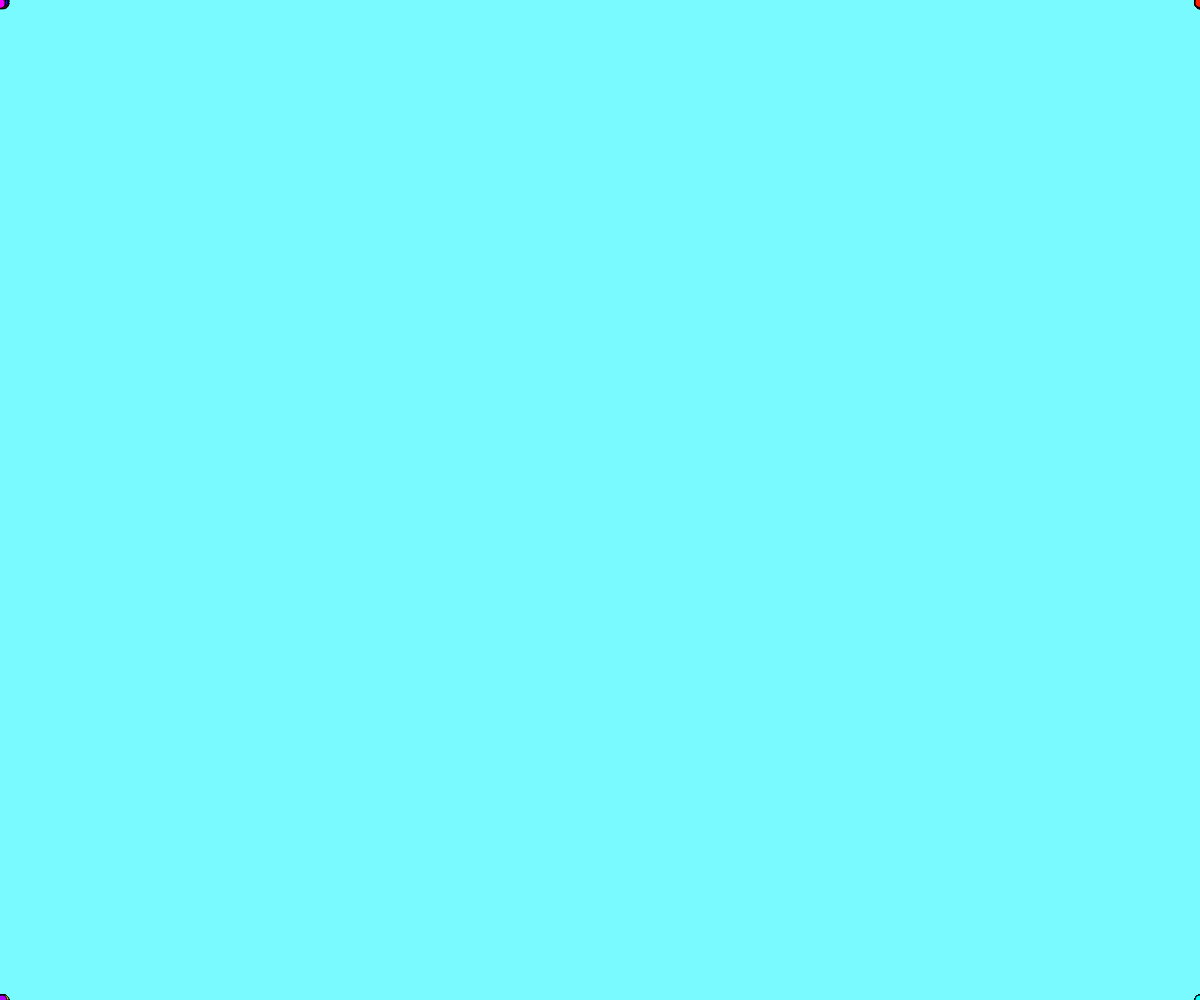
Frame 1 (no input)
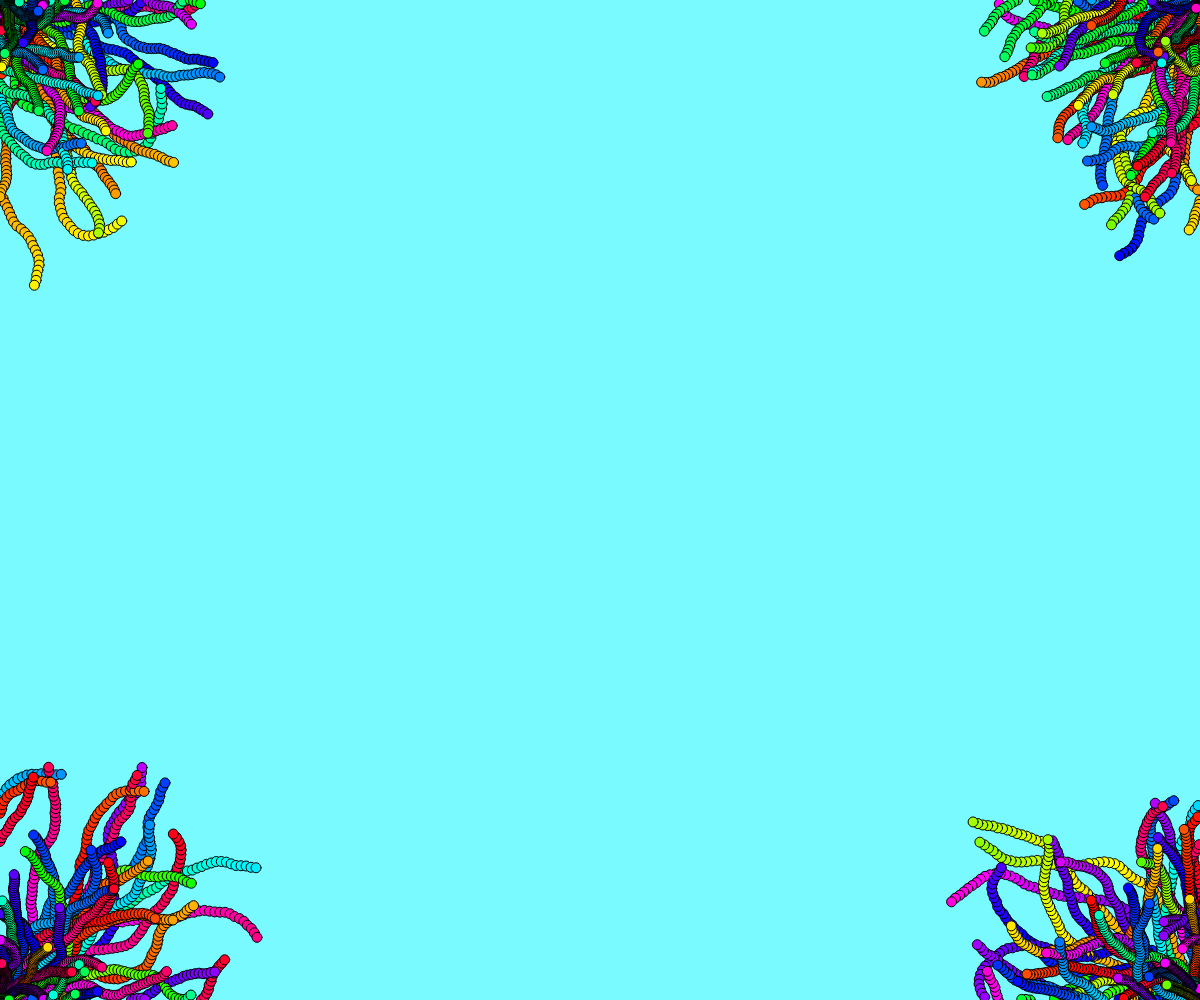
Frame 60 (no input)
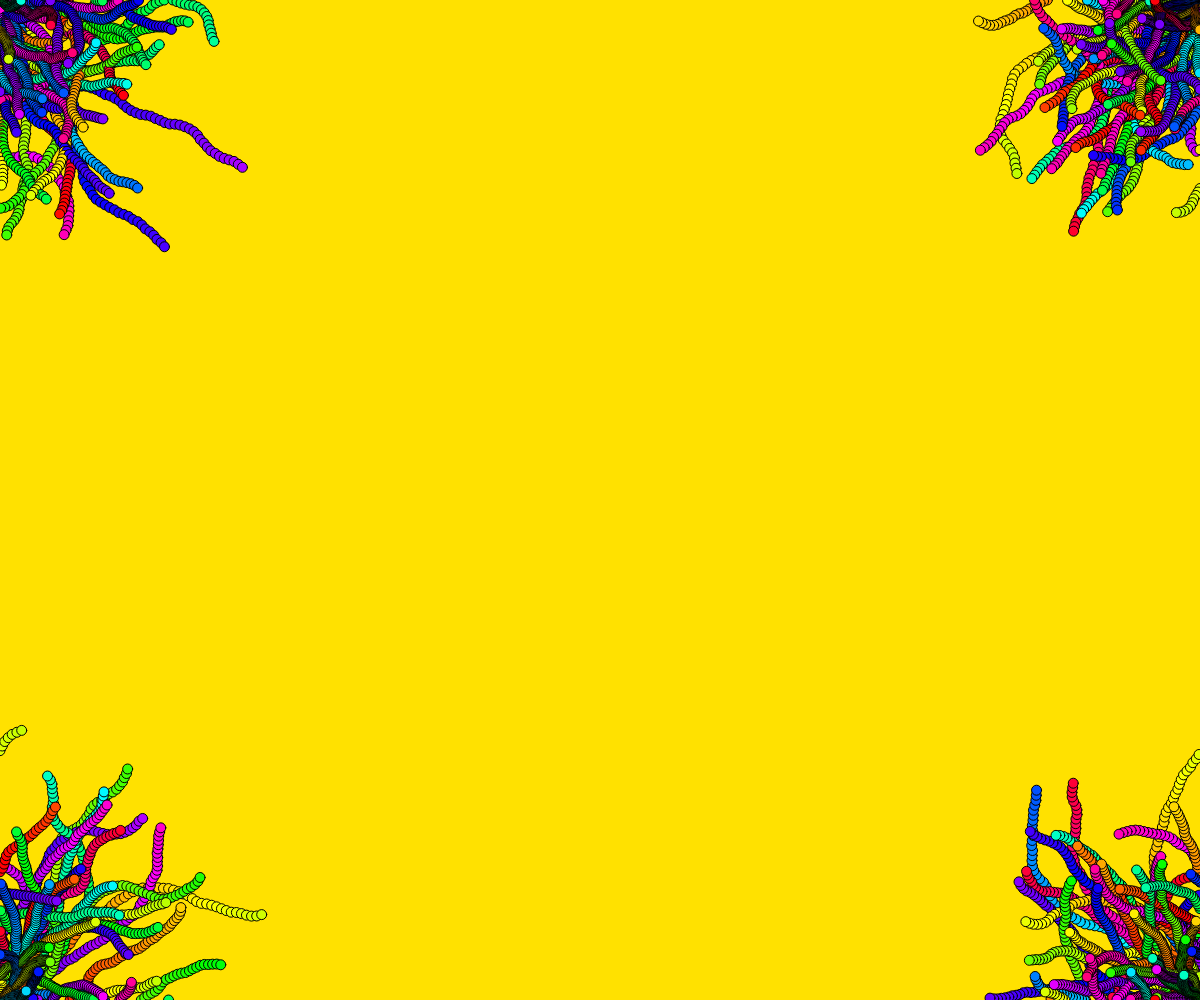
Frame 120 (the mouse pressed at the canvas centre since frame 60)

The p5.js sketch that drew these frames (run headless with seeded random() and noise() and a simulated clock; from frame 60 on, the mouse is pressed at the canvas centre):

// p5.js sketch
// ── sketch.js
function Drawer(x, y) {
	this.pos = createVector(x, y);
	this.vel = createVector(random(-4, 4), random(-4, 4));
	this.size = 10;
	this.c = random(360);

	this.update = function() {
		this.pos.add(this.vel);
		this.vel.rotate(random(-0.3, 0.3));

		if (this.pos.x > width) this.pos.x = 0;
		if (this.pos.x < 0) this.pos.x = width;
		if (this.pos.y > height) this.pos.y = 0;
		if (this.pos.y < 0) this.pos.y = height;
	}

	this.show = function() {
		fill(this.c, 100, 100);
		this.c++;
		if (this.c > 360) this.c = 0;
		ellipse(this.pos.x, this.pos.y, this.size, this.size);
	}
}

var d = [];
var num = 150;

function setup() {
	createCanvas(windowWidth, windowHeight);
	colorMode(HSB);

	background(random(255), random(255), random(255));

	for (var i = 0; i < num; i++) {
		d[i] = new Drawer(0, 0);
	}
}

function mousePressed() {
	background(random(255), random(255), random(255));
	for (var i = 0; i < num; i++) {
		d[i] = new Drawer(0, 0);
	}
}

function draw() {
	for (var i = 0; i < d.length; i++) {
		d[i].update();
		d[i].show();
	}
}

// ── oldindex.html
<!DOCTYPE html>
<html>
	<head>
		<meta charset="UTF-8">
		
		<link rel="icon" href="favicon.ico" type="image/x-icon" />
		<link rel="shortcut icon" href="favicon.ico" type="image/x-icon" />
		<link rel="stylesheet" href="css/design.css" />
		
		<script src="https://cdnjs.cloudflare.com/ajax/libs/jquery/2.0.2/jquery.min.js"></script>
		<script src="js/index.js"></script>
		
		<title>...</title>
	</head>
	
	<body id="gradient" onload="aMove()">
		<div id="center">
			<div id="links">
				<a href="js/sketches/1/index.html" class="ab"><img src="js/sketches/1/img.png" alt="1" /></a>
				<a href="js/sketches/2/index.html" class="ab"><img src="js/sketches/2/img.png" alt="2" /></a>
				<a href="js/sketches/3/index.html" class="ab"><img src="js/sketches/3/img.png" alt="3" /></a>
				<a href="js/sketches/4/index.html" class="ab"><img src="js/sketches/4/img.png" alt="4" /></a>
				<a href="js/sketches/5/index.html" class="ab"><img src="js/sketches/5/img.png" alt="5" /></a> <br />
				
				<a href="js/sketches/6/index.html" class="ab"><img src="js/sketches/6/img.png" alt="6" /></a>
			</div>
		</div>
		<!-- http://md5decrypt.net/en/Caesar/ utiliser 11 -->
		<p id="cipher">
			up eltxp dzytl udftd wszxxp wp awfd spfcpfi of xzyop bflyo udftd lgpn ezt up dltd bfp nl gl ald ezfuzfcd mtpy pe up cprcpeep ezfuzfcd bflyo up ep qlte of xlw dlnsp bfp up eltxp awfd bfp ezfe lf xzyop pe olyd wfytgpcd pe bfp up ozyypcltd xl gtp azfc ezt dt tw wp qlfoclte up gpfi ep cpyocp spfcpfdp of xtpfi bfp up apfe up dftd epwwpxpye nzxmwp bflyo up ep qltd dzfctcp pe pynzcp awfd bflyo up ep qltd ctcp npde xl qtpcep l xzt op qltcp ctcp bfpwbffy zfmwtp ulxltd bfpy luzfelye of mwlyn dfc of yztc zy zmetpye of rctd op awfd py awfd alwp pe bfzy apfe dp nzyepyepc of rctd alwp alcnp mwlyn afcp nl ypitdep ald pe dt yzecp cpwletzy dpclte nzxxp nl utxlrtyp bfzy alcwpclte op yzfd olyd wpd xlrlktypd o yzfmwtp ulxltd wp nstqqcp  yzy awfd ef dltd np yzxmcp wl xp dfte opaftd bfp ult  lyd ef ld dfcpxpye of xlw l wp ncztcp xltd npde wl gpctep up ep nzyepclt fy uzfc nzxxpye npde lcctgpc pe nzxxpye wp yzxmcp  l nzxxpynpc l laalcltecp olyd xzy qczye
		</p>
	</body>
</html>
